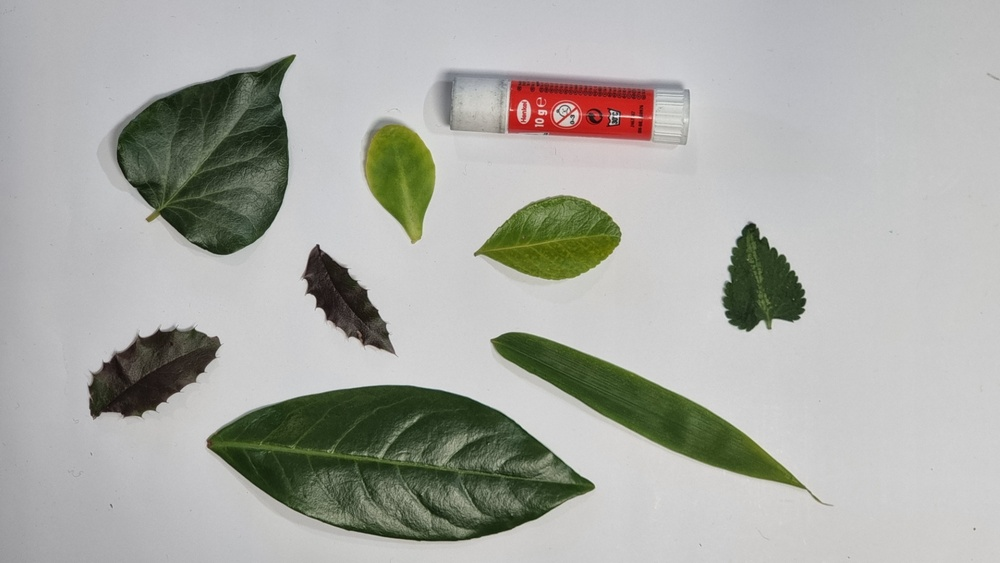
%> input picture dataset/test/test-1.jpg, 1000 x 563 px, shrunk from 1918 x 1080 before the run
$ octave --eval "result = localizer(imread('dataset/test/test-1.jpg'));"   (GNU Octave 9; MATLAB toolbox functions it lacks are replaced by stand-ins)
%> lines starting %> are read from the running program, lines starting %| are printed output that depends on the picture; in (x1, y1, x2, y2) boxes, pixels count from 0 and x2, y2 are one past the last pixel; in counts of white or black regions, pixels touching at a corner belong together; the program's own positions count from 1
### localizer_with_edges.m
% Funzione per la ridefinizione dettagliata di una maschera etichettata
% a partire da un'immagine in input e maschera precedente
% Input: bw = immagine bianca e nera, k_mask = maschera in output di
% localizer()
% Output: KMask: maschera dettagliata, dove ogni = oggetto nella
% foto
function newKMask = localizer_with_edges(bw, k_mask)
load_constants
%% Pre processing
sharp_img = imsharpen(bw, Radius=2,Amount=0.8);

%% Segmentazione
sobel = edge(sharp_img, "sobel");

% Creazione di un elemento strutturante
se = strel('disk',DISK_SIZE);

% Riempio ed erodo bordi
connectedEdges = imfill(imdilate(sobel, se), 'holes');
connectedEdges = imerode(connectedEdges, se);

% Rimozione del rumore con filtro mediano
medd = medfilt2(connectedEdges, [MED_SIZE MED_SIZE]);
cleanEdges = bwareaopen(medd, PIXEL_THRESHOLD);


% Labelizzazione della nuova maschera
[EdgeMask, numLabelsEdge] = bwlabel(cleanEdges); % Etichettatura delle regioni connesse

%% Gestione di oggetti che nella maschera k_mask non sono stati binarizzati correttamente
% (in particolare oggetti con tanti dettagli)
for i = 1:numLabelsEdge
    obj = (EdgeMask == i);

    % Conto pixels dell'oggetto
    edge_label_area = nnz(obj);

    % Machera pixel in comune
    comm_pixels = k_mask & obj;

    % Conta i pixel in comune
    n_comm_pixels = nnz(comm_pixels);

    % Calcolo rate pixel in comune/pixel dell'oggetto
    ratio = n_comm_pixels/edge_label_area;

    % Controllo il valore del rate dell'area, se è molto basso
    % unisco (OR) con la maschera precedente
    if round(ratio, 2) <= PIXEL_RATIO_THRESHOLD %
        k_mask = k_mask | obj;
    end
end


% Ricalcolo labels corrette per segmentazione finale
[KMask, nlabels] = bwlabel(k_mask);

% Rimuovo le label con area molto piccola (ulteriore prevenzione di errori)
stats = regionprops(k_mask, 'Area');
areas = [stats.Area];
newKMask = KMask;
for i = 1:nlabels
    if areas(i) < MIN_AREA
        % Rimuovi l'etichetta corrente dalla maschera (azzera quei pixel)
        newKMask(newKMask == i) = 0;
    end
end

end

### load_constants.m
DISK_SIZE = 6; % dimensione disco per segmentazione
PIXEL_THRESHOLD = 1500; % numero di pixel di un edge da escludere
MED_SIZE = 35; % dimensione filtro mediana
PIXEL_RATIO_THRESHOLD = 0.8; % ratio da considerare per gli unknown
MIN_AREA = 2000; % area minima
TRAIN_PATH = 'dataset\train\';
TEST_PATH = 'dataset\test\';
N_IMMAGINI_TEST = 6;
N_IMMAGINI_TRAIN = 13;
GT_TRAIN_UNK_ROWS = [5, 15, 18, 42, 47, 55, 68, 77, 87, 107];
GT_TEST_UNK_ROWS = [8, 16, 26, 37, 49];

### localizer.m
% Funzione per la creazione di una maschera etichettata
% a partire da un'immagine in input
% Input: img_rgb = matrice immagine imread(img))
% Output: cleanEdges: maschera definita, dove ogni label = oggetto nella
% foto

function KMask = localizer(img_rgb)
%% READING IMAGE
% Converto in spazi colore
hsv = rgb2hsv(img_rgb);
%> hsv: size 563x1000x3 double; mean H, S, V 0.307, 0.0981, 0.683
gray_img = rgb2gray(img_rgb);
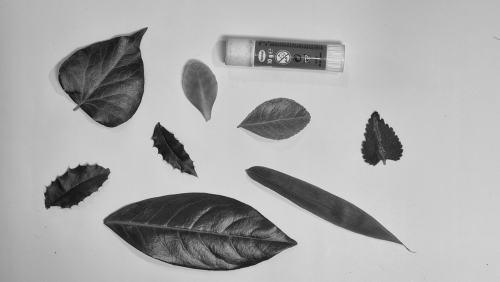
%> gray_img: size 563x1000 uint8 (shown at 1/2 size); min 11, max 249, mean 170.4

% Estraggo canale saturazione
s = hsv(:,:,2);
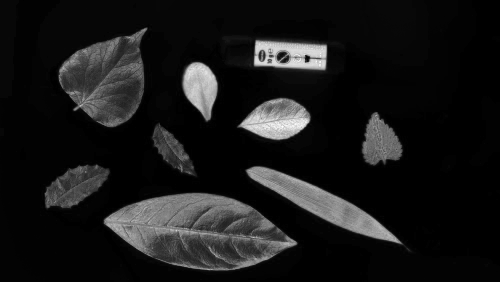
%> s: size 563x1000 double (shown at 1/2 size); min 0, max 1, mean 0.0981

%% Segmentazione
% Binarizzo il canale saturazione. Poiche lo sfondo è bianco, rimuovo le
% ombre.
binaryMask = imbinarize(s);
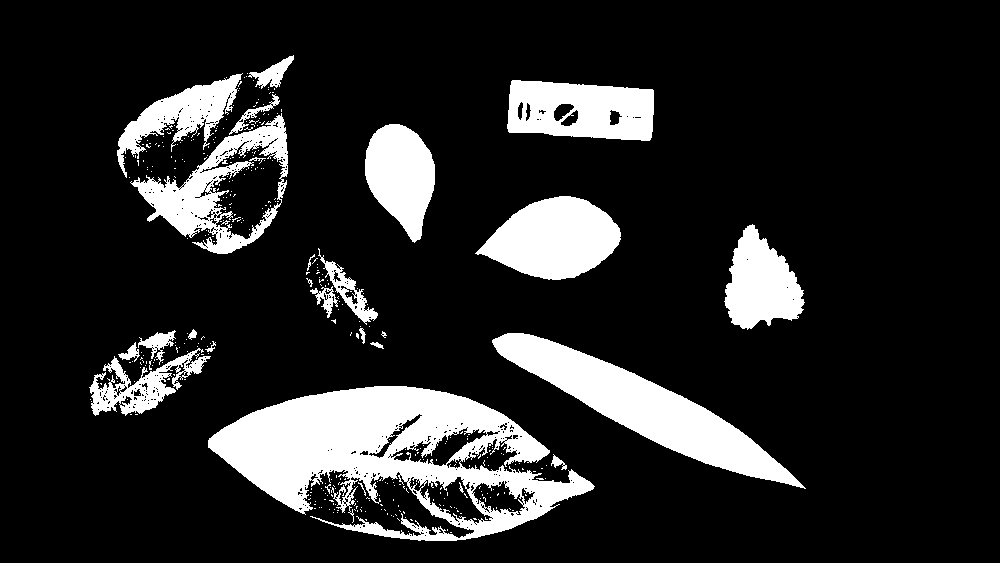
%> binaryMask: size 563x1000 logical; 15.3% white; 379 white regions (353 under 20 px), largest, box (x1, y1, x2, y2) and area: (208, 386, 595, 541) 28601, (492, 333, 806, 489) 13436, (475, 196, 621, 280) 8126

% K means 2 cluster
bwcluster = imsegkmeans(gray_img,2);
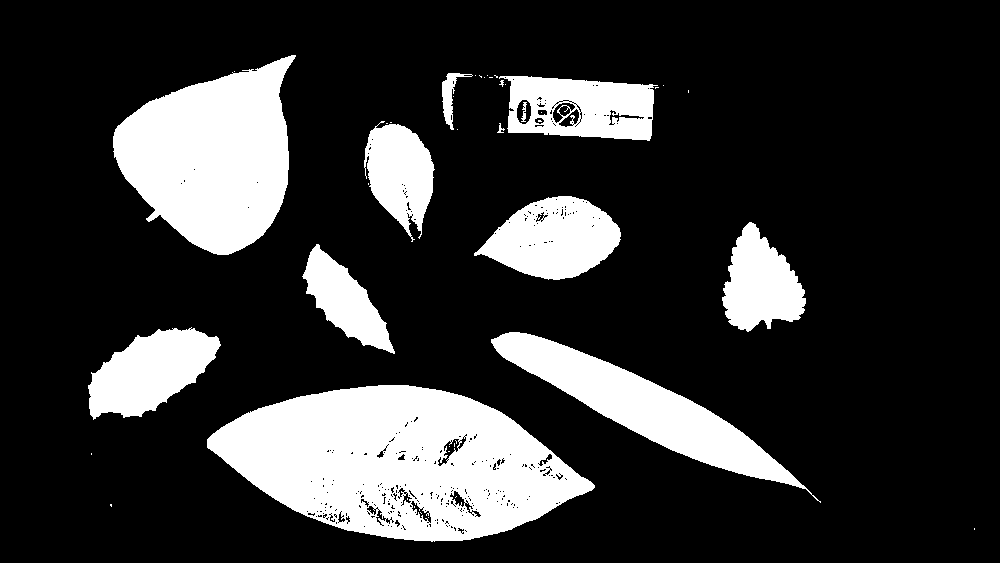
%> bwcluster: size 563x1000 uint8; values 1 (black) and 2 (white), 20.6% white; 43 white regions (31 under 20 px), largest, box (x1, y1, x2, y2) and area: (207, 385, 595, 542) 39400, (113, 55, 296, 255) 23991, (491, 332, 821, 503) 13594

% Combinazione delle due maschere
noshadow = binaryMask | ~logical(bwcluster ==1);
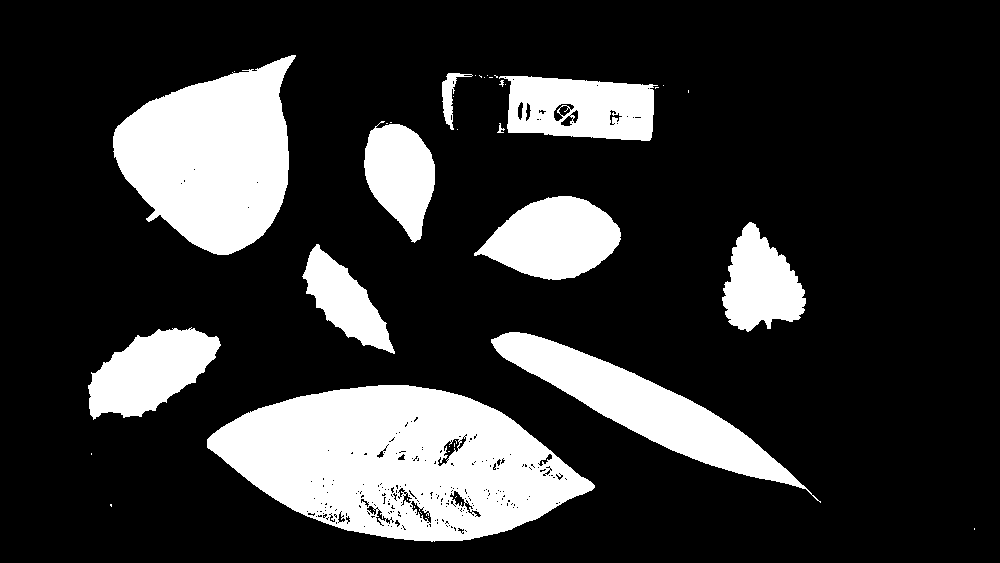
%> noshadow: size 563x1000 logical; 20.8% white; 39 white regions (28 under 20 px), largest, box (x1, y1, x2, y2) and area: (207, 385, 595, 542) 39405, (113, 55, 296, 255) 23991, (491, 332, 821, 503) 13609

% applico riduzione del rumore sparso
object_mask = medfilt2(noshadow);
%> object_mask: size 563x1000 logical; 20.8% white; 20 white regions (9 under 20 px), largest, box (x1, y1, x2, y2) and area: (207, 385, 595, 542) 39951, (113, 55, 296, 255) 23996, (491, 332, 811, 494) 13591

% Riempio i buchi dentro le foglie
object_mask = imfill(object_mask, 'holes');
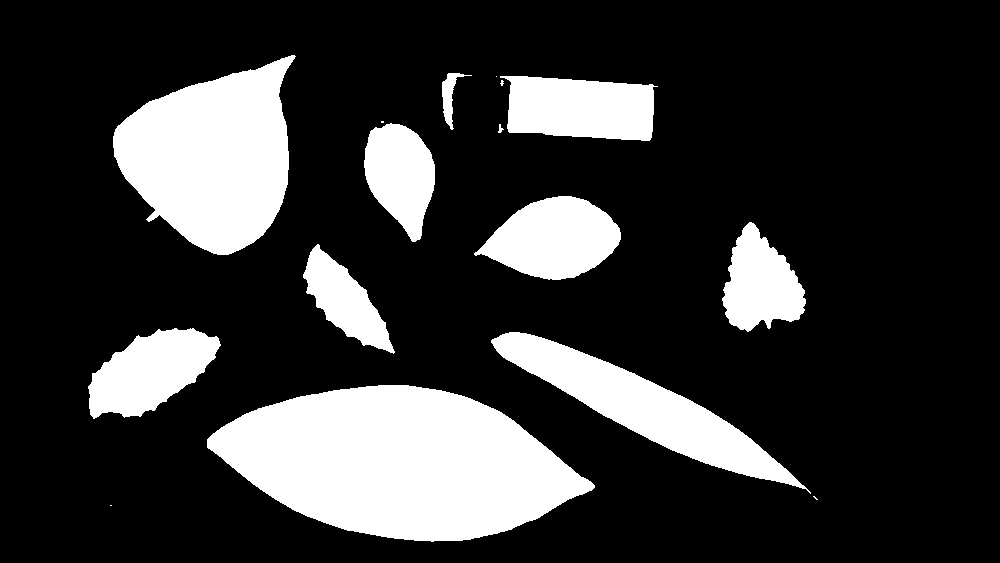
%> object_mask: size 563x1000 logical; 21.1% white; 16 white regions (5 under 20 px), largest, box (x1, y1, x2, y2) and area: (207, 385, 595, 542) 40988, (113, 55, 296, 255) 23996, (491, 332, 811, 494) 13591

% Rimuovo piccoli artefatti e rumore
object_mask = imerode(object_mask, strel('disk', 1));
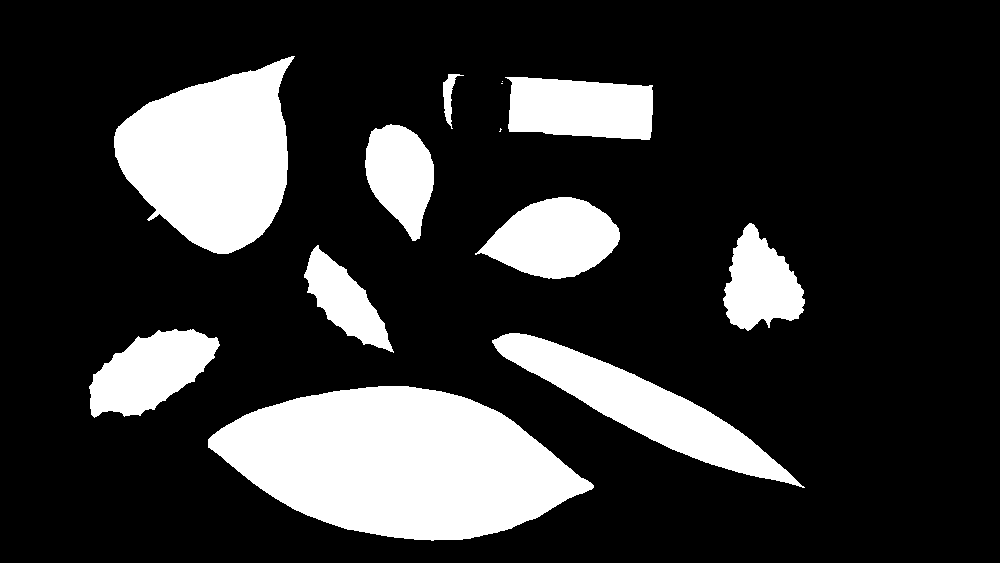
%> object_mask: size 563x1000 logical; 20.4% white; 13 white regions (3 under 20 px), largest, box (x1, y1, x2, y2) and area: (208, 386, 594, 541) 40204, (114, 56, 295, 254) 23429, (492, 333, 805, 488) 12947
%> the run ends on the next line

% Questo metodo mi permette di localizzare oggetti
% con tanti dettagli
KMask = localizer_with_edges(gray_img, object_mask);

end

$ run again, on dataset/test/test-2.jpg
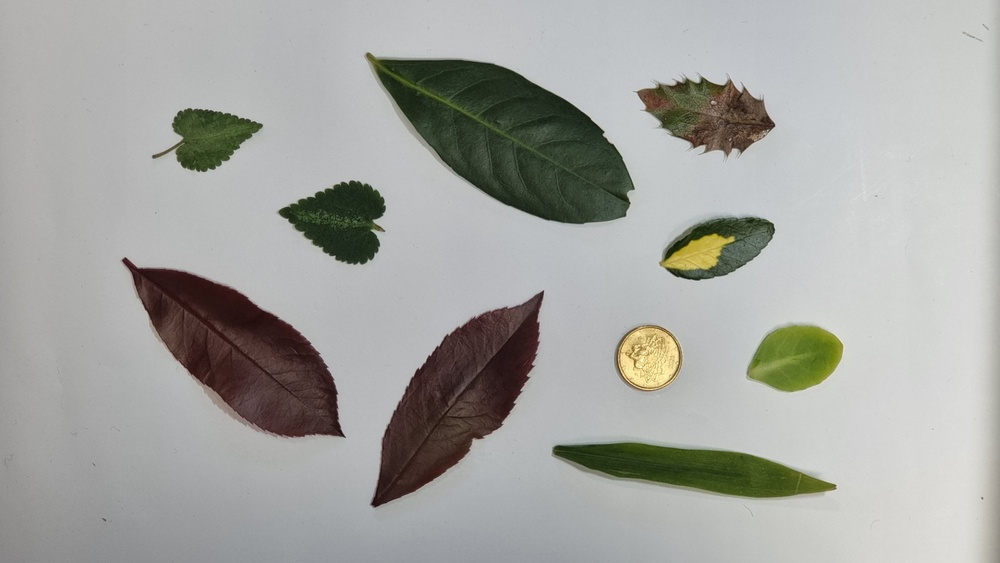
%> input picture dataset/test/test-2.jpg, 1000 x 563 px, shrunk from 1918 x 1080 before the run
%> hsv: size 563x1000x3 double; mean H, S, V 0.349, 0.0899, 0.659
%> in localizer, `binaryMask = imbinarize(s);`:
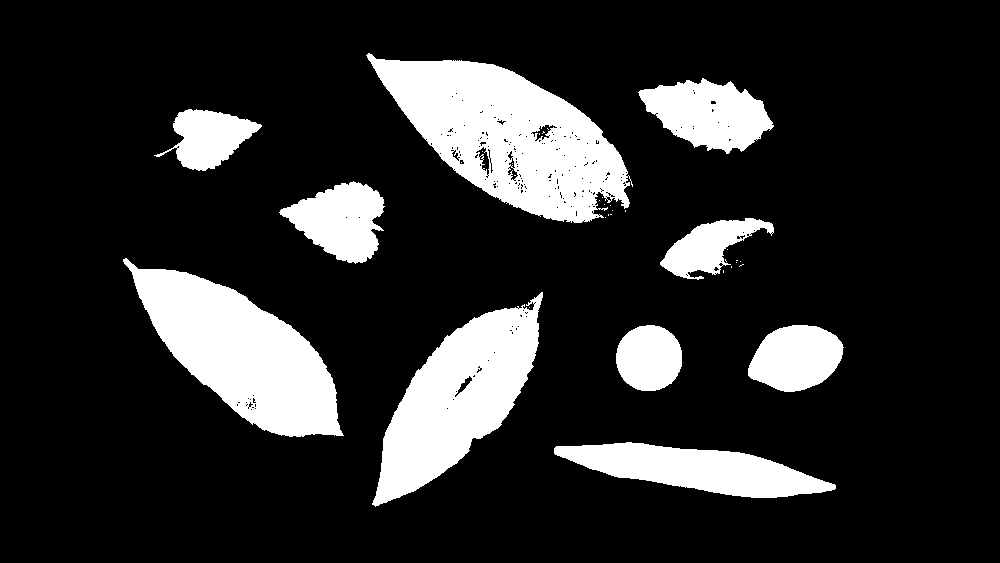
%> binaryMask: size 563x1000 logical; 17% white; 35 white regions (25 under 20 px), largest, box (x1, y1, x2, y2) and area: (366, 53, 633, 223) 23622, (123, 258, 344, 437) 19188, (372, 292, 543, 507) 17054
%> bwcluster: size 563x1000 uint8; values 1 (black) and 2 (white), 16.9% white; 55 white regions (44 under 20 px), largest, box (x1, y1, x2, y2) and area: (366, 53, 635, 224) 25611, (122, 257, 346, 438) 19524, (370, 290, 544, 508) 17662
%> noshadow: size 563x1000 logical; 17.9% white; 20 white regions (10 under 20 px), largest, box (x1, y1, x2, y2) and area: (366, 53, 635, 224) 25613, (122, 257, 346, 438) 19524, (370, 290, 544, 508) 17662
%> in localizer, `object_mask = imerode(object_mask, strel('disk', 1));`:
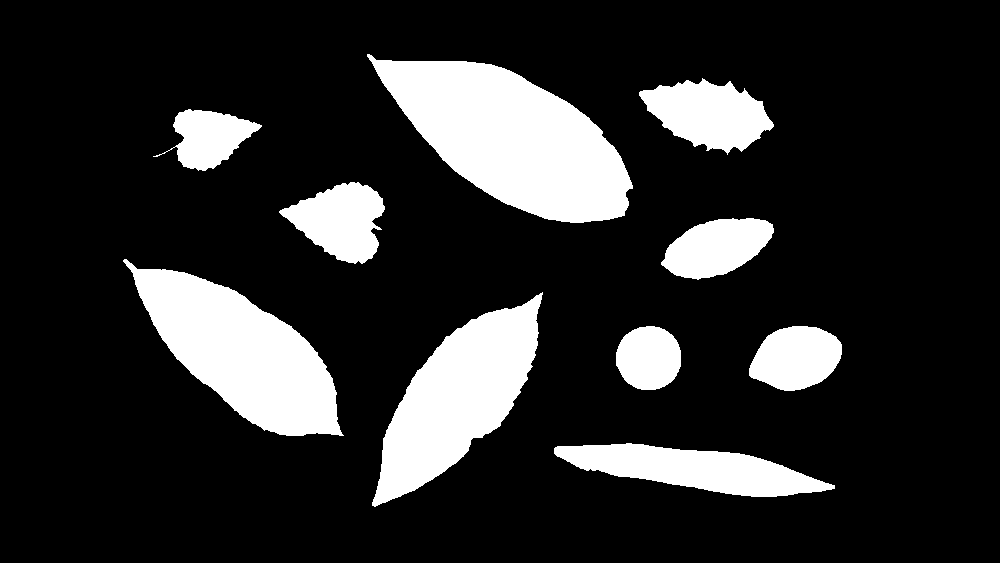
%> object_mask: size 563x1000 logical; 17.3% white; 10 white regions, largest, box (x1, y1, x2, y2) and area: (367, 54, 633, 223) 24991, (123, 259, 344, 436) 18962, (372, 292, 543, 507) 17118
